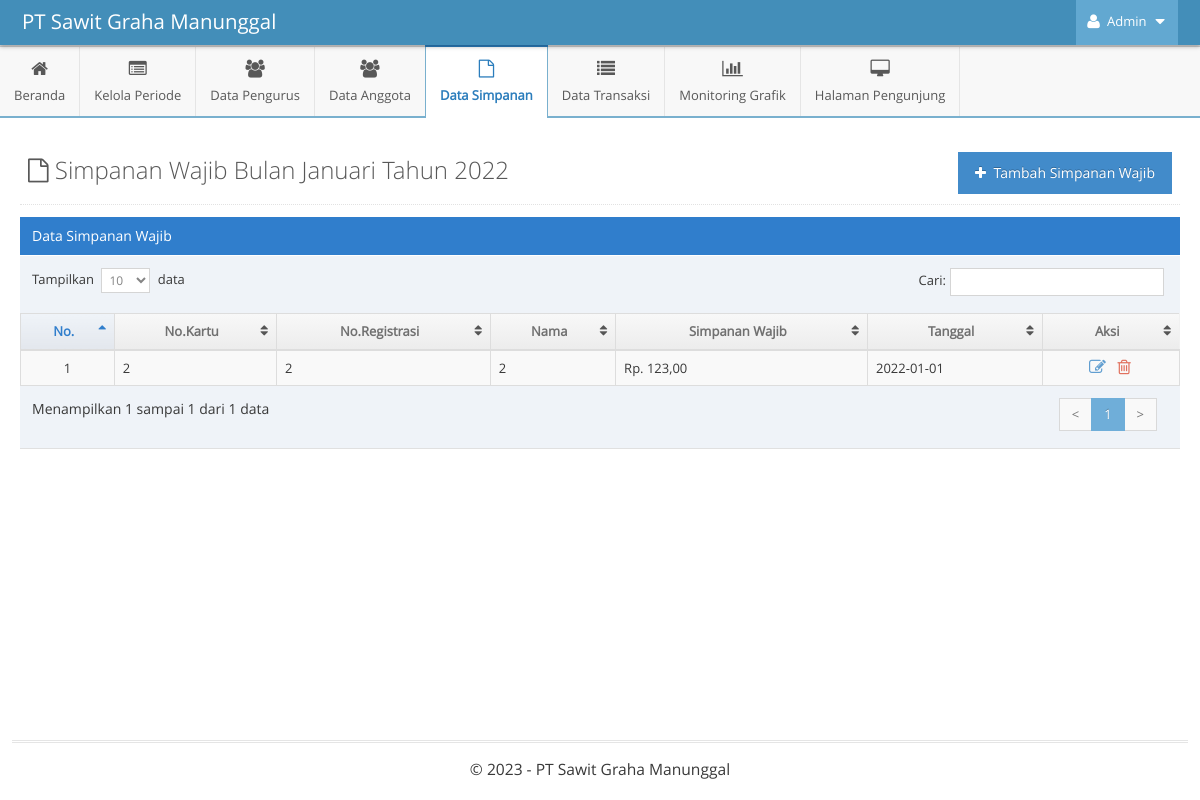
Page /indexAdmin.php?p=simpanan-wajib&id_tahun=13&id_bulan=19 (signed in) on the committed database.
### tables this page shows
CREATE TABLE `bulan` (
  `id` int(11) NOT NULL AUTO_INCREMENT,
  `bulan` varchar(255) DEFAULT NULL,
  PRIMARY KEY (`id`)
);

CREATE TABLE `tahun` (
  `id` int(11) NOT NULL AUTO_INCREMENT,
  `tahun` int(11) DEFAULT NULL,
  PRIMARY KEY (`id`)
);

CREATE TABLE `simpanan_wajib` (
  `id` int(11) NOT NULL AUTO_INCREMENT,
  `id_anggota` int(11) DEFAULT NULL,
  `simpanan_wajib` bigint(20) DEFAULT NULL,
  `id_bulan` int(11) DEFAULT NULL,
  `id_tahun` int(11) DEFAULT NULL,
  `tanggal` date DEFAULT NULL,
  PRIMARY KEY (`id`),
  KEY `id_anggota` (`id_anggota`),
  KEY `id_tahun` (`id_tahun`),
  KEY `id_bulan` (`id_bulan`),
  CONSTRAINT `simpanan_wajib_ibfk_1` FOREIGN KEY (`id_anggota`) REFERENCES `anggota` (`id_anggota`) ON DELETE CASCADE,
  CONSTRAINT `simpanan_wajib_ibfk_3` FOREIGN KEY (`id_tahun`) REFERENCES `tahun` (`id`) ON DELETE CASCADE ON UPDATE CASCADE,
  CONSTRAINT `simpanan_wajib_ibfk_4` FOREIGN KEY (`id_bulan`) REFERENCES `bulan` (`id`) ON DELETE CASCADE ON UPDATE CASCADE
);

CREATE TABLE `anggota` (
  `id_anggota` int(11) NOT NULL AUTO_INCREMENT,
  `username` varchar(255) NOT NULL,
  `password` varchar(255) NOT NULL,
  `nama` varchar(255) NOT NULL,
  `no_kartu` varchar(255) NOT NULL,
  `no_registrasi` varchar(255) NOT NULL,
  `alamat` text NOT NULL,
  `ktp` varchar(16) NOT NULL,
  `luas_plasma` float NOT NULL,
  `foto` varchar(255) NOT NULL,
  `foto_bukti` varchar(255) NOT NULL,
  `id_tahun` int(11) NOT NULL,
  `id_bulan` int(11) DEFAULT NULL,
  PRIMARY KEY (`id_anggota`),
  KEY `id_tahun` (`id_tahun`),
  KEY `id_bulan` (`id_bulan`),
  CONSTRAINT `anggota_ibfk_1` FOREIGN KEY (`id_tahun`) REFERENCES `tahun` (`id`) ON DELETE CASCADE ON UPDATE CASCADE,
  CONSTRAINT `anggota_ibfk_2` FOREIGN KEY (`id_bulan`) REFERENCES `bulan` (`id`) ON DELETE CASCADE ON UPDATE CASCADE
);

### functions/functions-admin.php (called while the page is built, shortened)
<?php
$host = 'localhost';
$username = 'root';
$password = '';
$dbname = 'skripsi-pirda';
$conn = mysqli_connect($host, $username, $password, $dbname);
function tampilData($query)
{
    global $conn;
    $result = mysqli_query($conn, $query);
    $rows = [];
    while ($row = mysqli_fetch_assoc($result)) {
        $rows[] = $row;
    }
    return $rows;
}

### pages-admin/simpanan-wajib.php (the view, shortened to what this page needs)
<?php
$id_tahun = $_GET['id_tahun'];
$id_bulan = $_GET['id_bulan'];
$query_simpanan_wajib = "SELECT
							*
						FROM
							simpanan_wajib
						INNER JOIN anggota ON anggota.id_anggota = simpanan_wajib.id_anggota
						WHERE
							simpanan_wajib.id_tahun = '$id_tahun'
						AND simpanan_wajib.id_bulan = '$id_bulan';";
$simpanan_wajib = tampilData($query_simpanan_wajib);
$query_tahun_now = "SELECT * FROM tahun WHERE id = '$id_tahun'";
$tahun_now = tampilData($query_tahun_now);
$query_bulan_now = "SELECT * FROM bulan WHERE id = '$id_bulan'";
$bulan_now = tampilData($query_bulan_now);
?>
<div class="page-content">
	<div class="page-header">
		<h1 style="color:#585858">
			<i class="ace-icon fa fa-file-o"></i> Simpanan Wajib Bulan <?= $bulan_now[0]['bulan']; ?> Tahun <?= $tahun_now[0]['tahun']; ?>
			<a data-toggle="modal" href="#tambah-simpanan-wajib">
				<button class="btn btn-primary pull-right">
					<i class="ace-icon fa fa-plus"></i> Tambah Simpanan Wajib
				</button>
			</a>
		</h1>
	</div>
	<div class="row">
		<div class="col-xs-12">
			<div class="row">
				<div class="col-xs-12">
					<div class="table-header">
						Data Simpanan Wajib
					</div>
					<div>
						<table id="dynamic-table" class="table table-striped table-bordered table-hover">
							<thead>
								<tr>
									<th>No.</th>
									<th>No.Kartu</th>
									<th>No.Registrasi</th>
									<th>Nama</th>
									<th>Simpanan Wajib</th>
									<th>Tanggal</th>
									<th>Aksi</th>
								</tr>
							</thead>
							<tbody>
								<?php
								$i = 1;
								foreach ($simpanan_wajib as $sw) {
								?>
									<tr>
										<td class="center"><?= $i ?></td>
										<td><?= $sw['no_kartu'] ?></td>
										<td><?= $sw['no_registrasi'] ?></td>
										<td><?= $sw['nama'] ?></td>
										<td>Rp. <?= number_format($sw['simpanan_wajib'], 2, ",", "."); ?></td>
										<td><?= $sw['tanggal'] ?></td>
										<td class="center">
											<div class="action-buttons">
												<a data-rel="tooltip" data-placement="top" title="Ubah" style="margin-right:5px" class="blue tooltip-info" data-toggle="modal" href="#edit-simpanan-wajib-<?= $sw['id']; ?>">
													<i class="ace-icon fa fa-edit bigger-130"></i>
												</a>
												<a data-rel="tooltip" data-placement="top" title="Hapus" style="margin-right:5px" class="red tooltip-error" data-toggle="modal" href="#hapus-simpanan-wajib-<?= $sw['id']; ?>">
													<i class="ace-icon fa fa-trash-o bigger-130"></i>
												</a>
											</div>
										</td>
									</tr>
								<?php
									$i++;
								}
								?>
							</tbody>
						</table>
					</div>
				</div>
			</div>
		</div>
	</div>
</div>

### rows in the picture
bulan: bulan "Januari"
tahun: tahun "2022"
simpanan_wajib: id_anggota.no_kartu "2", id_anggota.no_registrasi "2", id_anggota.nama "2", simpanan_wajib "123,00", tanggal "2022-01-01"
